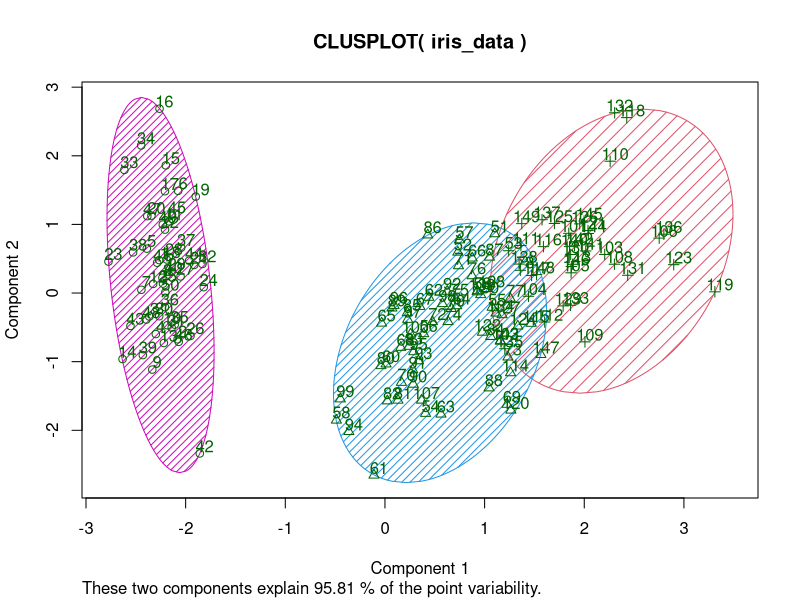

Here is the R script that generated this plot: (Note: this script raises an error after producing the figure.)
# install and load the libraies
library(cluster) # For K-Medoids(pam)
data(iris)

#Process the data
# Remove the species column(As it is the target label and is not used for clustering)
iris_data <- iris[,-5]

#Applying K-Medoids algorithm with 3 clusters
kmedoids_result <- pam(iris_data,k=3)

# Display clustering results
print(kmedoids_result)

# Visualize the results 
# Plot the clusters using clusplot()
clusplot(iris_data, kmedoids_result$cluster, color = TRUE, shade = TRUE, labels = 3, lines = 0)

# Evaluate the performance
# Compare with actual species in the dataset
table(iris$Species, kmedoids_result$cluster)

# Visualize using ggplot2
iris_clustered <- iris
iris_clustered$Cluster <- as.factor(kmedoids_result$cluster)
ggplot(iris_clustered,aes(x = Sepal.Length, y = Sepal.Width, color = Cluster))+
  geom_point(size = 4, alpha = 0.6)+
  labs(title = "K-Medoids clustering on iris dataset",x = "Sepal Length", y = "Sepal Width")

# Silhouette plot to evaluate the quality of the cluster
silhouette_score <- silhouette(kmedoids_result$cluster,dist(iris_data))
plot(silhouette_score)

# load the mclust package
library(mclust)

# calculate Adjusted Rand Index(ARI)
ari <- adjustedRandIndex(iris$Species,kmedoids_result$cluster)
cat("Adjusted Rand Index:",ari)
